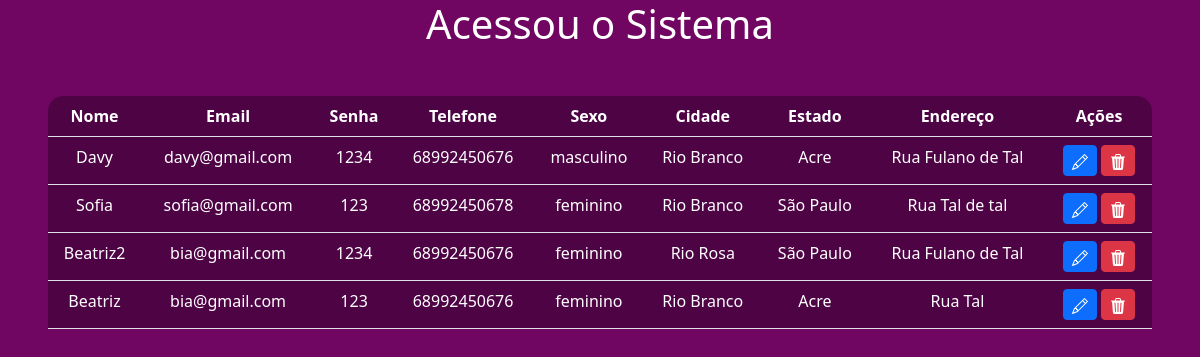
The page /sistema2.php on the database its author committed.
### tables this page shows
CREATE TABLE `clientes` (
  `id` int(10) NOT NULL,
  `Nome` varchar(100) NOT NULL,
  `email` varchar(110) NOT NULL,
  `senha` varchar(40) NOT NULL,
  `telefone` varchar(15) NOT NULL,
  `sexo` varchar(15) NOT NULL,
  `cidade` varchar(45) NOT NULL,
  `estado` varchar(45) NOT NULL,
  `endereco` varchar(45) NOT NULL
);

### sistema2.php (the view, shortened to what this page needs)
<?php
   include_once('config2.php');
   $sql = "SELECT *FROM clientes ORDER BY id DESC";
   $result = $conexao->query($sql);
?>
<!DOCTYPE html>
<html lang="en">
<head>
    <link href="https://cdn.jsdelivr.net/npm/bootstrap@5.2.2/dist/css/bootstrap.min.css" rel="stylesheet">
</head>
<body>
    <h1>Acessou o Sistema</h1>
<div class="m-5">
    <table class="table text-white table-bg">
            <thead>
                <tr>
                    <th scope="Nome">Nome</th>
                    <th scope="Email">Email</th>
                    <th scope="Senha">Senha</th>
                    <th scope="Telefone">Telefone</th>
                    <th scope="Sexo">Sexo</th>
                    <th scope="Cidade">Cidade</th>
                    <th scope="Estado">Estado</th>
                    <th scope="Endereço">Endereço</th>
                    <th scope="...">Ações</th>
                </tr>
            </thead>
            <tbody>
                <?php
                    while($user_data = mysqli_fetch_assoc($result)){
                        echo "<tr>";
                        echo "<td>".$user_data['Nome']."</td>";
                        echo "<td>".$user_data['email']."</td>";
                        echo "<td>".$user_data['senha']."</td>";
                        echo "<td>".$user_data['telefone']."</td>";
                        echo "<td>".$user_data['sexo']."</td>";
                        echo "<td>".$user_data['cidade']."</td>";
                        echo "<td>".$user_data['estado']."</td>";
                        echo "<td>".$user_data['endereco']."</td>";
                        echo "<td>
                            <a class='btn btn-sm btn-primary' href='editar2.php?id=$user_data[id]'>
                                <svg xmlns='http://www.w3.org/2000/svg' width='16' height='16' fill='currentColor' class='bi bi-pencil' viewBox='0 0 16 16'>
                                <path d='M12.146.146a.5.5 0 0 1 .708 0l3 3a.5.5 0 0 1 0 .708l-10 10a.5.5 0 0 1-.168.11l-5 2a.5.5 0 0 1-.65-.65l2-5a.5.5 0 0 1 .11-.168l10-10zM11.207 2.5 13.5 4.793 14.793 3.5 12.5 1.207 11.207 2.5zm1.586 3L10.5 3.207 4 9.707V10h.5a.5.5 0 0 1 .5.5v.5h.5a.5.5 0 0 1 .5.5v.5h.293l6.5-6.5zm-9.761 5.175-.106.106-1.528 3.821 3.821-1.528.106-.106A.5.5 0 0 1 5 12.5V12h-.5a.5.5 0 0 1-.5-.5V11h-.5a.5.5 0 0 1-.468-.325z'/>
                                </svg>
                            </a>
                            <a class='btn btn-sm btn-danger' href='delete2.php?id=$user_data[id]'>
                                <svg xmlns='http://www.w3.org/2000/svg' width='16' height='16' fill='currentColor' class='bi bi-trash3-fill' viewBox='0 0 16 16'>
                                <path d='M11 1.5v1h3.5a.5.5 0 0 1 0 1h-.538l-.853 10.66A2 2 0 0 1 11.115 16h-6.23a2 2 0 0 1-1.994-1.84L2.038 3.5H1.5a.5.5 0 0 1 0-1H5v-1A1.5 1.5 0 0 1 6.5 0h3A1.5 1.5 0 0 1 11 1.5Zm-5 0v1h4v-1a.5.5 0 0 0-.5-.5h-3a.5.5 0 0 0-.5.5ZM4.5 5.029l.5 8.5a.5.5 0 1 0 .998-.06l-.5-8.5a.5.5 0 1 0-.998.06Zm6.53-.528a.5.5 0 0 0-.528.47l-.5 8.5a.5.5 0 0 0 .998.058l.5-8.5a.5.5 0 0 0-.47-.528ZM8 4.5a.5.5 0 0 0-.5.5v8.5a.5.5 0 0 0 1 0V5a.5.5 0 0 0-.5-.5Z'/>
                                </svg>
                            </a>
                        </td>";
                    }
                ?>
            </tbody>
    </table>
</div>
</body>
</html>

### sistema2.php (style rules this page uses)
body { background-color: rgb(112, 5, 98); color: white; text-align: center; }
.table-bg { background: rgba(0,0,0,0.3); border-radius: 15px 15px 0 0; }

### rows shown on the page
clientes: Nome "Davy", email "davy@gmail.com", senha "1234", telefone "68992450676", sexo "masculino", cidade "Rio Branco", estado "Acre", endereco "Rua Fulano de Tal"
clientes: Nome "Sofia", email "sofia@gmail.com", senha "123", telefone "68992450678", sexo "feminino", cidade "Rio Branco", estado "São Paulo", endereco "Rua Tal de tal"
clientes: Nome "Beatriz2", email "bia@gmail.com", senha "1234", telefone "68992450676", sexo "feminino", cidade "Rio Rosa", estado "São Paulo", endereco "Rua Fulano de Tal"
clientes: Nome "Beatriz", email "bia@gmail.com", senha "123", telefone "68992450676", sexo "feminino", cidade "Rio Branco", estado "Acre", endereco "Rua Tal"
